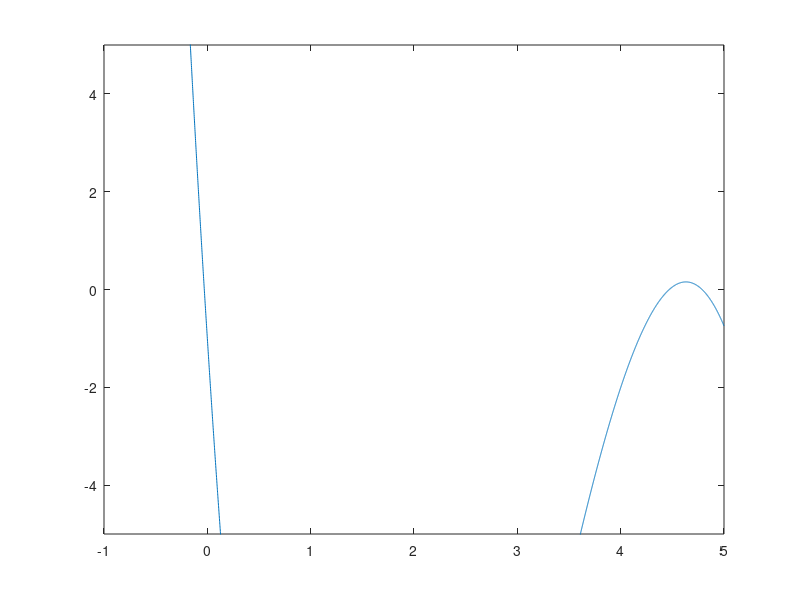

This chart was generated by the following MATLAB code:
function TearingEX
xx1 = [-1:0.001:5]; %#ok<NBRAK2>
for i = 1:length(xx1)
    yy(i)=gx(xx1(i));
end
plot(xx1, yy)
ylim([-5,5])

% options=optimset('Display', 'off');
% sol1_range=[0.8,1.2];
% x1_sol1=fzero(@gx, sol1_range, options);
% sol2_range=[1.8,2.2];
% x1_sol2=fzero(@gx, sol2_range, options);
% 
% xx1 = x1_sol1;
% [x23_sol1,~]=fsolve(@fx2,[1,1],options);
% fprintf('Solution 1: x1 = %2.3f, x2 = %2.3f, x3 = %2.3f\n\n', x1_sol1, x23_sol1(1), x23_sol1(2))
% 
% xx1 = x1_sol2;
% [x23_sol2,~]=fsolve(@fx2,[1,1],options);
% fprintf('Solution 2: x1 = %2.3f, x2 = %2.3f, x3 = %2.3f\n\n', x1_sol2, x23_sol2(1), x23_sol2(2))


    function ff=fx2(z)
        % z(1) is x2, z(2) is x3
        x2 = z(1); x3 = z(2);
        % These need to be equal to zero
        ff(1,1)=xx1+2*x2-x3-2;
        ff(2,1)=xx1*x2+4*xx1*x3-4*x3+1;
    end

    function f2=gx(x1)
        options=optimset('Display', 'off');
        [x_sol,~] = fsolve(@fx,[0,0], options);
        xx2 = x_sol(1); xx3 = x_sol(2);
        f2=x1*xx2*xx3-1;

        function ff=fx(z)
            % z(1) is x2, z(2) is x3
            x2 = z(1); x3 = z(2);
            % These need to be equal to zero
            ff(1,1)=x1+log(x1+2)+x2-7;
            ff(2,1)=x2+x3-1;
        end
    end
end